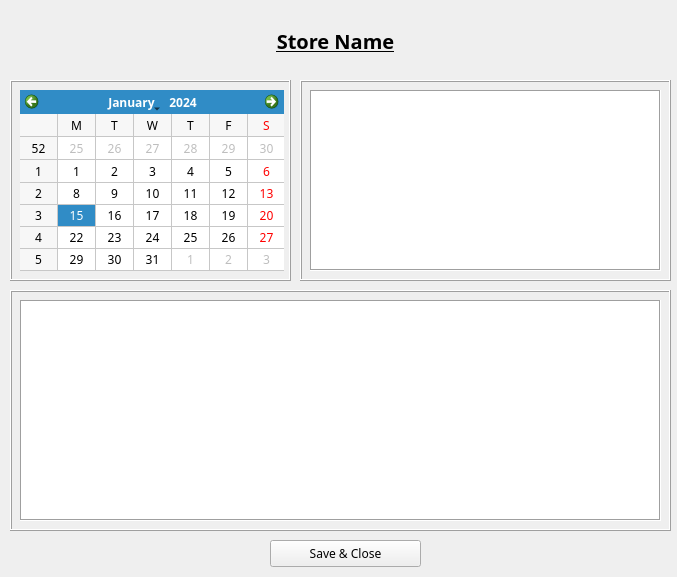
<?xml version="1.0" encoding="UTF-8"?>
<ui version="4.0">
 <class>MainWindow</class>
 <widget class="QMainWindow" name="MainWindow">
  <property name="geometry">
   <rect>
    <x>0</x>
    <y>0</y>
    <width>677</width>
    <height>577</height>
   </rect>
  </property>
  <property name="font">
   <font>
    <family>Sans Serif</family>
   </font>
  </property>
  <property name="windowTitle">
   <string>Customer Order</string>
  </property>
  <property name="windowIcon">
   <iconset>
    <normaloff>images/icons/16x16/order-document.png</normaloff>images/icons/16x16/order-document.png</iconset>
  </property>
  <widget class="QWidget" name="centralwidget">
   <widget class="QLabel" name="imgDocument">
    <property name="geometry">
     <rect>
      <x>0</x>
      <y>10</y>
      <width>61</width>
      <height>61</height>
     </rect>
    </property>
    <property name="font">
     <font>
      <family>Sans Serif</family>
     </font>
    </property>
    <property name="text">
     <string/>
    </property>
    <property name="pixmap">
     <pixmap>images/icons/128x128/invoice.png</pixmap>
    </property>
    <property name="scaledContents">
     <bool>true</bool>
    </property>
   </widget>
   <widget class="QLabel" name="lblStoreName">
    <property name="geometry">
     <rect>
      <x>60</x>
      <y>10</y>
      <width>551</width>
      <height>61</height>
     </rect>
    </property>
    <property name="font">
     <font>
      <pointsize>15</pointsize>
      <weight>75</weight>
      <bold>true</bold>
      <underline>true</underline>
     </font>
    </property>
    <property name="text">
     <string>Store Name</string>
    </property>
    <property name="alignment">
     <set>Qt::AlignCenter</set>
    </property>
   </widget>
   <widget class="QFrame" name="frameCalendar">
    <property name="geometry">
     <rect>
      <x>10</x>
      <y>80</y>
      <width>281</width>
      <height>201</height>
     </rect>
    </property>
    <property name="frameShape">
     <enum>QFrame::Box</enum>
    </property>
    <property name="frameShadow">
     <enum>QFrame::Raised</enum>
    </property>
    <widget class="QCalendarWidget" name="calendar">
     <property name="geometry">
      <rect>
       <x>10</x>
       <y>10</y>
       <width>264</width>
       <height>181</height>
      </rect>
     </property>
     <property name="font">
      <font>
       <pointsize>9</pointsize>
      </font>
     </property>
     <property name="gridVisible">
      <bool>true</bool>
     </property>
     <property name="horizontalHeaderFormat">
      <enum>QCalendarWidget::SingleLetterDayNames</enum>
     </property>
     <property name="navigationBarVisible">
      <bool>true</bool>
     </property>
     <property name="dateEditEnabled">
      <bool>true</bool>
     </property>
    </widget>
   </widget>
   <widget class="QFrame" name="frameDetails">
    <property name="geometry">
     <rect>
      <x>300</x>
      <y>80</y>
      <width>371</width>
      <height>201</height>
     </rect>
    </property>
    <property name="frameShape">
     <enum>QFrame::Box</enum>
    </property>
    <property name="frameShadow">
     <enum>QFrame::Raised</enum>
    </property>
    <widget class="QListWidget" name="listDetails">
     <property name="geometry">
      <rect>
       <x>10</x>
       <y>10</y>
       <width>351</width>
       <height>181</height>
      </rect>
     </property>
     <property name="frameShape">
      <enum>QFrame::Box</enum>
     </property>
     <property name="alternatingRowColors">
      <bool>true</bool>
     </property>
    </widget>
   </widget>
   <widget class="QFrame" name="frameOrder">
    <property name="geometry">
     <rect>
      <x>10</x>
      <y>290</y>
      <width>661</width>
      <height>241</height>
     </rect>
    </property>
    <property name="frameShape">
     <enum>QFrame::Box</enum>
    </property>
    <property name="frameShadow">
     <enum>QFrame::Raised</enum>
    </property>
    <widget class="QListWidget" name="listOrder">
     <property name="geometry">
      <rect>
       <x>10</x>
       <y>10</y>
       <width>641</width>
       <height>221</height>
      </rect>
     </property>
     <property name="frameShape">
      <enum>QFrame::Box</enum>
     </property>
     <property name="alternatingRowColors">
      <bool>true</bool>
     </property>
    </widget>
   </widget>
   <widget class="QPushButton" name="btnClose">
    <property name="geometry">
     <rect>
      <x>270</x>
      <y>540</y>
      <width>151</width>
      <height>27</height>
     </rect>
    </property>
    <property name="font">
     <font>
      <weight>50</weight>
      <bold>false</bold>
     </font>
    </property>
    <property name="text">
     <string>Save &amp;&amp; Close</string>
    </property>
   </widget>
  </widget>
 </widget>
 <resources/>
 <connections/>
</ui>
